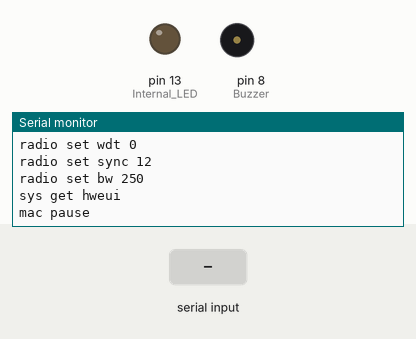
A sketch run on a simulated Arduino Uno, built with avr-gcc and run on an emulated ATmega328P. Parts: output pins drawn as LEDs (lit = HIGH), buzzer (waves = sounding, pin HIGH), the last lines printed to the serial monitor. The inputs (shaded band) are chosen by the test bench.

Above: at 4.4 s.
4.5 s: "radio_rx\n" received over the second serial link
At 5.8 s:
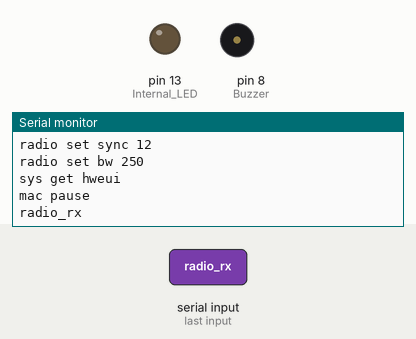
6.7 s: "90,45\n" received over the second serial link
At 8.4 s:
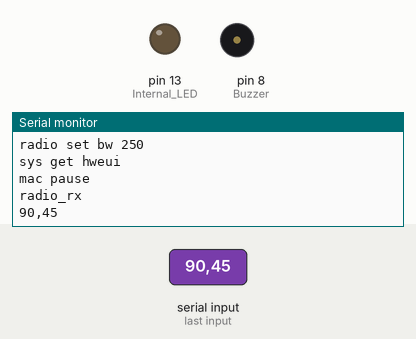
8.7 s: "0\n" received over the second serial link
At 10.1 s:
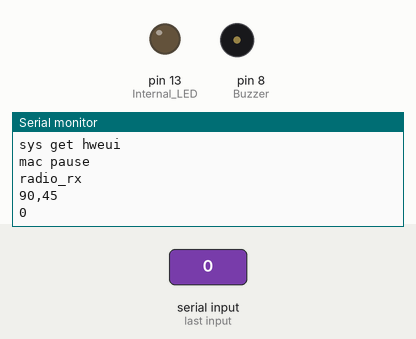

Measured:
- after the input at 4.5 s, the serial monitor: prints a new line after 0.73 s (image 1)
- after the input at 6.7 s, the serial monitor: prints a new line after 0.53 s (image 2)
- after the input at 8.7 s, the serial monitor: prints a new line after 0.53 s (image 3)

The sketch:

LoRaGPSRx.ino
```cpp
#include <SoftwareSerial.h>

SoftwareSerial loraSerial (2, 3); //rx 2 tx 3
bool flag = true;

void setup() {
  Serial.begin(9600);
  loraSerial.begin(57600);
  pinMode(LED_BUILTIN, OUTPUT); // Internal LED
  pinMode(8, OUTPUT); // Buzzer
  RN2483_init();
}

void loop() {
  if(flag){
    loraSerial.println("radio rx 0");
  }
  flag = false;
  loraSerial.listen();
  while (loraSerial.available() > 0) {
    //char inByte = loraSerial.read();

    String inByte = loraSerial.readStringUntil('\n');
    Serial.println(inByte);
    if (inByte.indexOf("radio_rx") == 0) {
        String strDist = inByte.substring(10,14);
        Serial.println(strDist);
        int distance = strDist.toInt();
        if(distance > 100){
          digitalWrite(LED_BUILTIN, 1);
          digitalWrite(8, 1);
        } else {
          digitalWrite(LED_BUILTIN, 0);
          digitalWrite(8, 0);
        }

    }
    flag = true;
 }
 delay(1000);
}

void RN2483_init(){
  sendcmd("sys reset");
  sendcmd("radio set mod lora");
  sendcmd("radio set freq 868100000");
  sendcmd("radio set pwr 14");
  sendcmd("radio set sf sf12");
  sendcmd("radio set afcbw 125");
  sendcmd("radio set rxbw 250");
  sendcmd("radio set fdev 5000");
  sendcmd("radio set prlen 8");
  sendcmd("radio set crc on");
  sendcmd("radio set cr 4/8");
  sendcmd("radio set wdt 0");
  sendcmd("radio set sync 12");
  sendcmd("radio set bw 250");
  sendcmd("sys get hweui");
  sendcmd("mac pause");
}

void sendcmd(String data) {
  Serial.println(data);
  loraSerial.println(data);
  delay(200);
}
```
